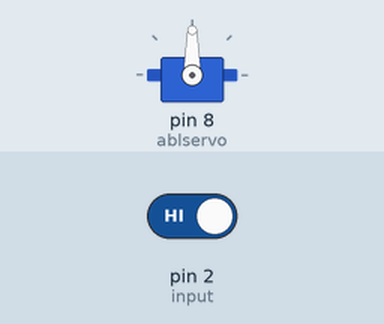
Recording of a sketch running on a simulated Arduino Uno, built with avr-gcc and run on an emulated ATmega328P. Shown: servo. The inputs (shaded band) are chosen by the test bench; at power-on: pin 2 (input) HIGH.

Above: at 1.2 s.
1.3 s: pin 2 (input) driven LOW
At 1.45 s:
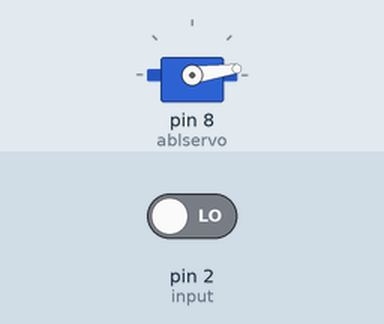
At 2.05 s:
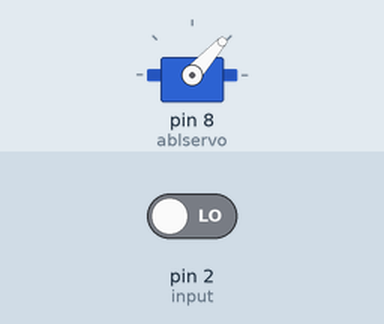
Timing chart, 0 to 9.9 s (numbered marks = the images above; inputs shaded):
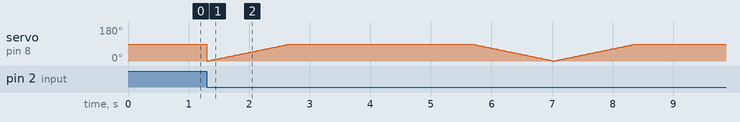

The sketch:

servo_With_Ir.ino
```cpp
#include <Servo.h>

Servo ablservo;
int pos = 0;
int input = 2;
int IR = 0;


void setup() {
ablservo.attach(8);
pinMode(input,INPUT);

}

void loop() {
   IR = digitalRead(input);

if(!IR==HIGH)   //when we have any sensor with inverted output we can use sign ! before the variable//
  {
      for(pos = 0;pos<=89;pos++)
      {
        ablservo.write(pos);
        delay(15);
      }
      delay(3000);

      for(pos =90;pos>=1;pos--)
      {
        ablservo.write(pos);
        delay(15);
      }
  }
}
```
